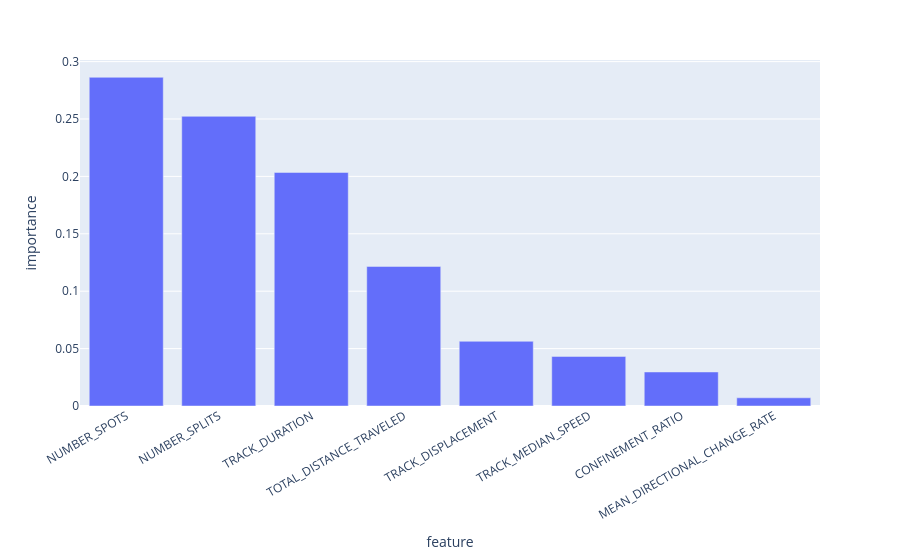

The code cell stored with this chart in its notebook:
### Markdown cell above
## 10. Random Forest + SHAP
Trains a Random Forest to predict the macrophage cluster label from z-scored features,
reports CV accuracy, and computes SHAP per cluster. Figures are saved to this run's output
folder under `Final Analysis Outputs/Macrophages Updated`.

### Code cell
# ─── 10) Random Forest + SHAP -- MACROPHAGES ────────────────────────────────
def _safe(s: str) -> str:
    return re.sub(r"[^\w\-]+", "_", str(s)).strip("_")[:160]

def save_df_as_png(df, filepath, max_rows=25, fontsize=10):
    df_show = df.head(max_rows).copy()
    fig_h = max(2.0, 0.35 * len(df_show) + 1.2)
    fig, ax = plt.subplots(figsize=(12, fig_h))
    ax.axis("off")
    tbl = ax.table(cellText=df_show.values, colLabels=df_show.columns, cellLoc="center", loc="center")
    tbl.auto_set_font_size(False)
    tbl.set_fontsize(fontsize)
    tbl.scale(1, 1.25)
    plt.tight_layout()
    plt.savefig(filepath, dpi=300, bbox_inches="tight")
    plt.close(fig)

def _coi_explanation_for_class(shap_values, coi_idx):
    if hasattr(shap_values, "values"):
        if shap_values.values.ndim == 3:
            return shap.Explanation(
                values=shap_values.values[:, :, coi_idx],
                base_values=np.array(shap_values.base_values)[:, coi_idx],
                data=shap_values.data,
                feature_names=shap_values.feature_names
            )
        else:
            return shap_values
    else:
        return shap_values[coi_idx]

def explain_clusters_shap_and_export(model, X_eval, y_clusters, feat_names, outdir, run_tag, max_display=20):
    if len(np.unique(y_clusters)) < 2:
        print("[WARN] < 2 classes in y_clusters; SHAP per-class view not meaningful.")
        return None

    X_for_shap = pd.DataFrame(X_eval, columns=feat_names)
    le = LabelEncoder()
    le.fit_transform(y_clusters)
    raw_classes = sorted(np.unique(y_clusters))

    outdir.mkdir(exist_ok=True, parents=True)
    run_tag = _safe(run_tag)

    explainer = shap.TreeExplainer(model, model_output="raw")
    shap_values = explainer(X_for_shap)

    tables = []
    for COI in raw_classes:
        encoded_label = le.transform([COI])[0]
        coi_idx_arr = np.where(model.classes_ == encoded_label)[0]
        if len(coi_idx_arr) == 0:
            continue
        coi_idx = coi_idx_arr[0]
        coi_shap = _coi_explanation_for_class(shap_values, coi_idx)
        vals = getattr(coi_shap, "values", coi_shap)

        plt.figure(figsize=(10, 6))
        try:
            shap.plots.violin(coi_shap, max_display=max_display, show=False)
        except Exception:
            shap.summary_plot(vals, X_eval, feature_names=feat_names, plot_type="violin",
                               max_display=max_display, show=False)
        plt.title(f"Cluster {COI}", fontsize=14, pad=12)
        plt.savefig(outdir / f"{run_tag}_cluster_{COI}_SHAP_violin.png", dpi=300, bbox_inches="tight")
        plt.show()

        mean_abs = np.abs(vals).mean(axis=0)
        df_imp = (pd.DataFrame({"feature": feat_names, "mean_abs_SHAP": mean_abs})
                    .sort_values("mean_abs_SHAP", ascending=False).reset_index(drop=True))
        df_imp.insert(0, "cluster", COI)
        tables.append(df_imp)
        save_df_as_png(df_imp, outdir / f"{run_tag}_cluster_{COI}_SHAP_table.png", max_rows=max_display)
        display(df_imp.head(max_display))

    if tables:
        all_tbl = pd.concat(tables, ignore_index=True)
        save_df_as_png(all_tbl, outdir / f"{run_tag}_SHAP_all_clusters_table.png", max_rows=40)
        display(all_tbl.head(40))
        return all_tbl
    return None

def run_rf_shap(X_df, y_labels, feat_cols, title, outdir):
    """RF + SHAP for predicting cluster label from z-scored features."""
    outdir.mkdir(exist_ok=True, parents=True)
    title_safe = _safe(title)

    mask = (y_labels != -1)
    X_keep = X_df.loc[mask].copy()
    y_keep = y_labels[mask]

    print("\n" + "=" * 100)
    print(title)
    print(f"Rows: {len(y_labels)} | Non-noise: {len(y_keep)} | Noise: {len(y_labels) - len(y_keep)}")
    print("Clusters (non-noise):", sorted(pd.unique(y_keep)))
    print(pd.Series(y_keep).value_counts().sort_index().to_string())
    print("=" * 100)

    if len(np.unique(y_keep)) < 2:
        print("[WARN] < 2 non-noise clusters; RF classification not meaningful.")
        return None, None, None

    scaler = StandardScaler(with_mean=True, with_std=True)
    Xz = scaler.fit_transform(X_keep.values)

    rf = RandomForestClassifier(**RF_PARAMS)
    n_splits = 5 if len(y_keep) >= 50 and all((y_keep == k).sum() >= 5 for k in np.unique(y_keep)) else 3
    cv = StratifiedKFold(n_splits=n_splits, shuffle=True, random_state=42)
    scores = cross_val_score(rf, Xz, y_keep, cv=cv, scoring="accuracy", n_jobs=-1)
    print(f"[CV] RF accuracy: {scores.mean():.3f} +/- {scores.std():.3f} (n_splits={n_splits})")

    rf.fit(Xz, y_keep)
    fi = (pd.DataFrame({"feature": feat_cols, "importance": rf.feature_importances_})
            .sort_values("importance", ascending=False).reset_index(drop=True))

    fig_b = px.bar(fi, x="feature", y="importance")
    fig_b.update_layout(xaxis_tickangle=-30)
    fig_b.show()
    fig_b.write_image(outdir / f"{title_safe}_RF_feature_importance.png")
    save_df_as_png(fi, outdir / f"{title_safe}_RF_feature_importance_table.png", max_rows=25)
    display(fi.head(25))

    shap_tbl = explain_clusters_shap_and_export(rf, Xz, y_keep, feat_cols, outdir, title_safe)
    return rf, fi, shap_tbl

rf_macro, fi_macro, shap_macro = run_rf_shap(
    X_df=X_macro, y_labels=labels_macro, feat_cols=feat_cols,
    title="Macrophages", outdir=MACRO_OUTDIR
)
print(f"\nSaved PNGs to: ./{MACRO_OUTDIR.relative_to(BASE_DIR)}")

### Figure 1 — Plotly figure (JSON) as saved in the notebook; plotly's stock layout.template omitted (floating-point values rounded to 4 significant figures)
{"data": [{"hovertemplate": "feature=%{x}<br>importance=%{y}<extra></extra>", "legendgroup": "", "marker": {"color": "#636efa", "pattern": {"shape": ""}}, "name": "", "orientation": "v", "showlegend": false, "textposition": "auto", "type": "bar", "x": ["NUMBER_SPOTS", "NUMBER_SPLITS", "TRACK_DURATION", "TOTAL_DISTANCE_TRAVELED", "TRACK_DISPLACEMENT", "TRACK_MEDIAN_SPEED", "CONFINEMENT_RATIO", "MEAN_DIRECTIONAL_CHANGE_RATE"], "xaxis": "x", "y": [0.2863, 0.2523, 0.2034, 0.1216, 0.05635, 0.04319, 0.02965, 0.007134], "yaxis": "y"}], "layout": {"barmode": "relative", "legend": {"tracegroupgap": 0}, "margin": {"t": 60}, "xaxis": {"anchor": "y", "domain": [0.0, 1.0], "tickangle": -30, "title": {"text": "feature"}}, "yaxis": {"anchor": "x", "domain": [0.0, 1.0], "title": {"text": "importance"}}}}
